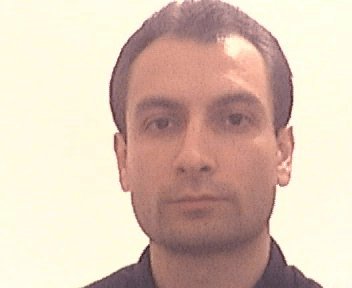
//> input picture frame 6 of test/openV4L2andCV/CascadeClassifierTest/CascadeClassifierTest/Sample.avi, 352 x 288 px
$ ./main   (built with g++ and OpenCV 4)
//> lines starting //> are read from the running program, lines starting //| are printed output that depends on the picture; after the words box and inside, x2 and y2 are one past the last pixel; in counts of white or black regions, pixels touching at a corner belong together
/************************************************************************
* Copyright(c) 2011  Yang Xian
* All rights reserved.
*
* File:	main.cpp
* Brief: 利用级联分类器(基于haar特征)实现的人脸+人眼的目标检测
* Version: 1.0
* Author: Yang Xian
* Email: yang_xian521@163.com
* Date:	2011/11/16
* History:
************************************************************************/
#include <opencv2/objdetect/objdetect.hpp>
#include <opencv2/highgui/highgui.hpp>
#include <opencv2/imgproc/imgproc.hpp>
#include <opencv2/core/core.hpp>

#include <iostream>
#include <stdio.h>

using namespace std;
using namespace cv;

/** Function Headers */
void detectAndDisplay( Mat frame );

/** Global variables */
//-- Note, either copy these two files from opencv/data/haarscascades to your current folder, or change these locations
String face_cascade_name = "haarcascade_frontalface_alt.xml";
String eyes_cascade_name = "haarcascade_eye_tree_eyeglasses.xml";
CascadeClassifier face_cascade;
CascadeClassifier eyes_cascade;
string window_name = "Capture - Face detection";
RNG rng(12345);

int main( int argc, const char** argv )
{
	Mat frame;

	//-- 1. Load the cascades
	if( !face_cascade.load( face_cascade_name ) ){ printf("--(!)Error loading\n"); return -1; };
	if( !eyes_cascade.load( eyes_cascade_name ) ){ printf("--(!)Error loading\n"); return -1; };

	//-- 2. Read the video stream
// 	CvCapture* capture = cvCaptureFromCAM( -1 );	// 摄像头读取文件开关
	VideoCapture capture("Sample.avi");

	if( capture.isOpened()/*capture*/ )	// 摄像头读取文件开关
	{
		while( true )
		{
// 			frame = cvQueryFrame( capture );	// 摄像头读取文件开关
			capture >> frame;
//> frame is the input picture: 288 rows x 352 cols, CV_8UC3; mean B, G, R 179.9, 195.2, 217.7

			//-- 3. Apply the classifier to the frame
			if( !frame.empty() )
			{ detectAndDisplay( frame ); }
			else
			{ printf(" --(!) No captured frame -- Break!"); break; }

			int c = waitKey(10);
			if( (char)c == 'c' ) { break; }

		}
	}
	return 0;
}

/**
* @function detectAndDisplay
*/
void detectAndDisplay( Mat frame )
{
	std::vector<Rect> faces;
	Mat frame_gray;

	cvtColor( frame, frame_gray, CV_BGR2GRAY );
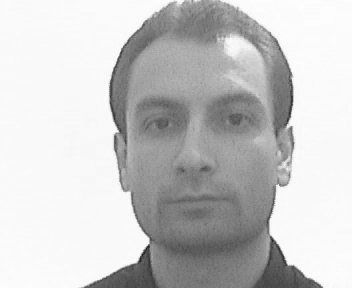
//> frame_gray: 288 rows x 352 cols, CV_8UC1; min 37, max 253, mean 200.1
	equalizeHist( frame_gray, frame_gray );
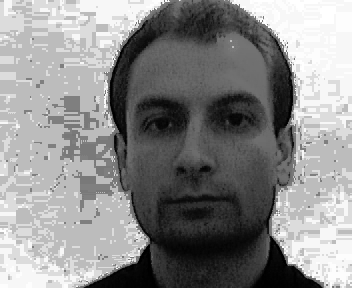
//> frame_gray: 288 rows x 352 cols, CV_8UC1; min 0, max 255, mean 138.7
	//-- Detect faces
	face_cascade.detectMultiScale( frame_gray, faces, 1.1, 2, 0|CV_HAAR_SCALE_IMAGE, Size(30, 30) );
//> faces = 1 Rect (x, y, width, height): [98, 42, 199, 199]

	for( size_t i = 0; i < faces.size(); i++ )
	{
		Point center( int(faces[i].x + faces[i].width*0.5), int(faces[i].y + faces[i].height*0.5) );
		ellipse( frame, center, Size( int(faces[i].width*0.5), int(faces[i].height*0.5)), 0, 0, 360, Scalar( 255, 0, 255 ), 2, 8, 0 );

		Mat faceROI = frame_gray( faces[i] );
		std::vector<Rect> eyes;

		//-- In each face, detect eyes
		eyes_cascade.detectMultiScale( faceROI, eyes, 1.1, 2, 0 |CV_HAAR_SCALE_IMAGE, Size(30, 30) );

		for( size_t j = 0; j < eyes.size(); j++ )
		{
			Point center( int(faces[i].x + eyes[j].x + eyes[j].width*0.5), int(faces[i].y + eyes[j].y + eyes[j].height*0.5) );
			int radius = cvRound( (eyes[j].width + eyes[i].height)*0.25 );
			circle( frame, center, radius, Scalar( 255, 0, 0 ), 3, 8, 0 );
		}
	}
//> this loop made 1 pass
//> center on pass 1: Point(197, 141)
//> pass 1, in detectAndDisplay, `Mat faceROI = frame_gray( faces[i] );`:
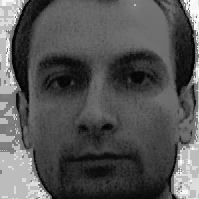
//> faceROI: 199 rows x 199 cols, CV_8UC1; min 0, max 255, mean 84.6
//> after the loop:
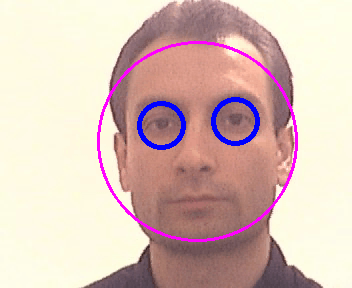
//> frame: 288 rows x 352 cols, CV_8UC3; 3.21% of pixels changed, all inside (x1, y1, x2, y2) = (97, 41, 298, 242)
//> the Esc key is pressed
	//-- Show what you got
	imshow( window_name, frame );
}

$ run again, starting later in the video
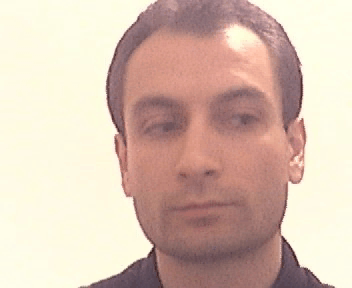
//> input picture frame 30 of test/openV4L2andCV/CascadeClassifierTest/CascadeClassifierTest/Sample.avi, 352 x 288 px
//> frame is the input picture: 288 rows x 352 cols, CV_8UC3; mean B, G, R 176.6, 190.9, 215.4
//> faces = 1 Rect (x, y, width, height): [100, 40, 205, 205]
//> the loop in detectAndDisplay, `for( size_t i = 0; i < faces.size(); i++ )` made 1 pass
//> (center, eyes) on pass 1: (Point(202, 142), 1 Rect (x, y, width, height): [120, 57, 47, 47])
//> pass 1, in detectAndDisplay, `Mat faceROI = frame_gray( faces[i] );`:
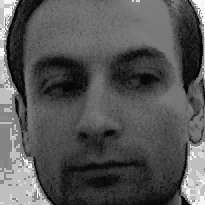
//> faceROI: 205 rows x 205 cols, CV_8UC1; min 0, max 255, mean 85.5
//> after the loop in detectAndDisplay, `for( size_t i = 0; i < faces.size(); i++ )`:
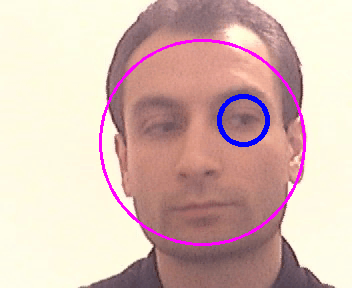
//> frame: 288 rows x 352 cols, CV_8UC3; 2.64% of pixels changed, all inside (x1, y1, x2, y2) = (99, 39, 306, 246)

$ run again, starting later in the video
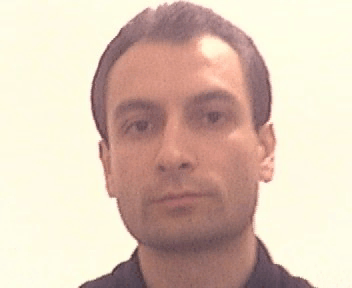
//> input picture frame 53 of test/openV4L2andCV/CascadeClassifierTest/CascadeClassifierTest/Sample.avi, 352 x 288 px
//> frame is the input picture: 288 rows x 352 cols, CV_8UC3; mean B, G, R 181.3, 196.8, 218.9
//> faces = 1 Rect (x, y, width, height): [82, 45, 190, 190]
//> the loop in detectAndDisplay, `for( size_t i = 0; i < faces.size(); i++ )` made 1 pass
//> center on pass 1: Point(177, 140)
//> pass 1, in detectAndDisplay, `Mat faceROI = frame_gray( faces[i] );`:
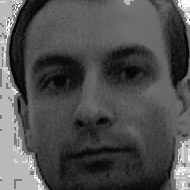
//> faceROI: 190 rows x 190 cols, CV_8UC1; min 0, max 254, mean 79.9
//> after the loop in detectAndDisplay, `for( size_t i = 0; i < faces.size(); i++ )`:
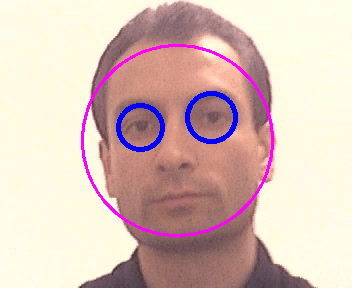
//> frame: 288 rows x 352 cols, CV_8UC3; 3.24% of pixels changed, all inside (x1, y1, x2, y2) = (81, 44, 274, 237)
